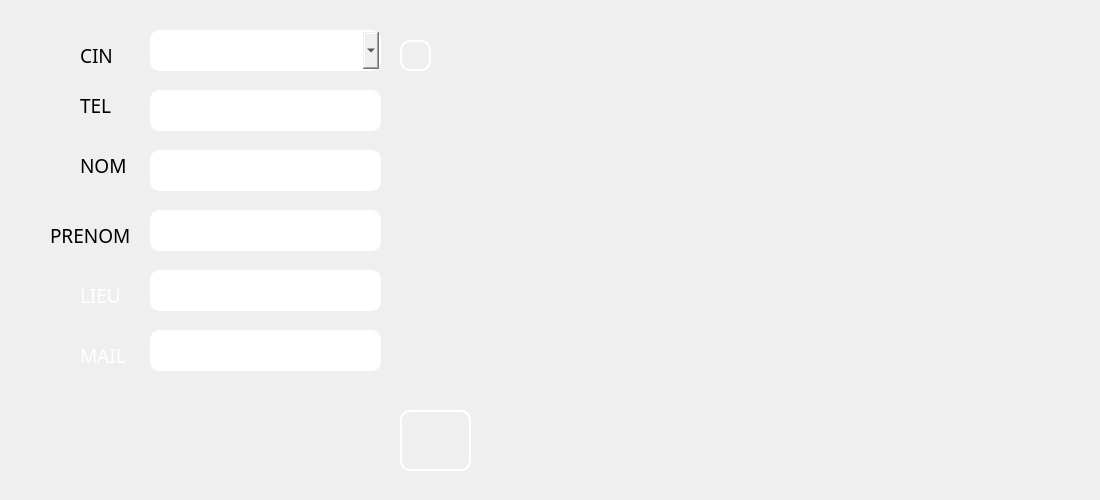
      <widget class="QWidget" name="tab_5">
       <attribute name="title">
        <string>Modifier client</string>
       </attribute>
       <widget class="QPushButton" name="modifierclient">
        <property name="geometry">
         <rect>
          <x>400</x>
          <y>410</y>
          <width>71</width>
          <height>61</height>
         </rect>
        </property>
        <property name="font">
         <font>
          <family>MS Reference Sans Serif</family>
          <pointsize>8</pointsize>
          <weight>50</weight>
          <italic>false</italic>
          <bold>false</bold>
         </font>
        </property>
        <property name="cursor">
         <cursorShape>PointingHandCursor</cursorShape>
        </property>
        <property name="styleSheet">
         <string notr="true">border-style: solid;
border-color: white;
border-width: 2px;
border-radius: 10px;
background-image: url(:/img/img/illustration-refresh-icon_53876-5630.jpg);
</string>
        </property>
        <property name="text">
         <string/>
        </property>
       </widget>
       <widget class="QLineEdit" name="le_telephone_2">
        <property name="geometry">
         <rect>
          <x>150</x>
          <y>90</y>
          <width>231</width>
          <height>41</height>
         </rect>
        </property>
        <property name="font">
         <font>
          <family>MS Reference Sans Serif</family>
          <pointsize>8</pointsize>
          <weight>50</weight>
          <italic>false</italic>
          <bold>false</bold>
         </font>
        </property>
        <property name="styleSheet">
         <string notr="true">border-style: solid;
border-color: white;
border-width: 2px;
border-radius: 10px;</string>
        </property>
       </widget>
       <widget class="QComboBox" name="comboBox_2">
        <property name="geometry">
         <rect>
          <x>150</x>
          <y>30</y>
          <width>231</width>
          <height>41</height>
         </rect>
        </property>
        <property name="styleSheet">
         <string notr="true">border-style: solid;
border-color: white;
border-width: 2px;
border-radius: 10px;</string>
        </property>
       </widget>
       <widget class="QLineEdit" name="le_prenom_2">
        <property name="geometry">
         <rect>
          <x>150</x>
          <y>210</y>
          <width>231</width>
          <height>41</height>
         </rect>
        </property>
        <property name="font">
         <font>
          <family>MS Reference Sans Serif</family>
          <pointsize>8</pointsize>
          <weight>50</weight>
          <italic>false</italic>
          <bold>false</bold>
         </font>
        </property>
        <property name="styleSheet">
         <string notr="true">border-style: solid;
border-color: white;
border-width: 2px;
border-radius: 10px;</string>
        </property>
       </widget>
       <widget class="QLineEdit" name="le_nom_2">
        <property name="geometry">
         <rect>
          <x>150</x>
          <y>150</y>
          <width>231</width>
          <height>41</height>
         </rect>
        </property>
        <property name="font">
         <font>
          <family>MS Reference Sans Serif</family>
          <pointsize>8</pointsize>
          <weight>50</weight>
          <italic>false</italic>
          <bold>false</bold>
         </font>
        </property>
        <property name="styleSheet">
         <string notr="true">border-style: solid;
border-color: white;
border-width: 2px;
border-radius: 10px;</string>
        </property>
       </widget>
       <widget class="QLineEdit" name="Lieu2">
        <property name="geometry">
         <rect>
          <x>150</x>
          <y>270</y>
          <width>231</width>
          <height>41</height>
         </rect>
        </property>
        <property name="font">
         <font>
          <family>MS Reference Sans Serif</family>
          <pointsize>8</pointsize>
          <weight>50</weight>
          <italic>false</italic>
          <bold>false</bold>
         </font>
        </property>
        <property name="styleSheet">
         <string notr="true">border-style: solid;
border-color: white;
border-width: 2px;
border-radius: 10px;</string>
        </property>
       </widget>
       <widget class="QLineEdit" name="mail2">
        <property name="geometry">
         <rect>
          <x>150</x>
          <y>330</y>
          <width>231</width>
          <height>41</height>
         </rect>
        </property>
        <property name="font">
         <font>
          <family>MS Reference Sans Serif</family>
          <pointsize>8</pointsize>
          <weight>50</weight>
          <italic>false</italic>
          <bold>false</bold>
         </font>
        </property>
        <property name="styleSheet">
         <string notr="true">border-style: solid;
border-color: white;
border-width: 2px;
border-radius: 10px;</string>
        </property>
       </widget>
       <widget class="QPushButton" name="modifierclient_2">
        <property name="geometry">
         <rect>
          <x>400</x>
          <y>40</y>
          <width>31</width>
          <height>31</height>
         </rect>
        </property>
        <property name="font">
         <font>
          <family>MS Reference Sans Serif</family>
          <pointsize>8</pointsize>
          <weight>50</weight>
          <italic>false</italic>
          <bold>false</bold>
         </font>
        </property>
        <property name="cursor">
         <cursorShape>PointingHandCursor</cursorShape>
        </property>
        <property name="styleSheet">
         <string notr="true">background-image: url(:/img/img/GreenCheck.jpg);
border-style: solid;
border-color: white;
border-width: 2px;
border-radius: 10px;</string>
        </property>
        <property name="text">
         <string/>
        </property>
       </widget>
       <widget class="QLabel" name="label_77">
        <property name="enabled">
         <bool>false</bool>
        </property>
        <property name="geometry">
         <rect>
          <x>80</x>
          <y>40</y>
          <width>51</width>
          <height>31</height>
         </rect>
        </property>
        <property name="maximumSize">
         <size>
          <width>94</width>
          <height>76</height>
         </size>
        </property>
        <property name="font">
         <font>
          <family>MS Reference Sans Serif</family>
          <pointsize>8</pointsize>
          <weight>50</weight>
          <italic>false</italic>
          <bold>false</bold>
         </font>
        </property>
        <property name="toolTip">
         <string>&lt;html&gt;&lt;head/&gt;&lt;body&gt;&lt;p&gt;ID&lt;/p&gt;&lt;/body&gt;&lt;/html&gt;</string>
        </property>
        <property name="styleSheet">
         <string notr="true">background-image: url(:/img/img/585e4adacb11b227491c3392.png);

color: rgb(0, 0, 0);
</string>
        </property>
        <property name="text">
         <string>&lt;html&gt;&lt;head/&gt;&lt;body&gt;&lt;p&gt;&lt;span style=&quot; font-size:14pt;&quot;&gt;CIN&lt;/span&gt;&lt;/p&gt;&lt;/body&gt;&lt;/html&gt;</string>
        </property>
        <property name="wordWrap">
         <bool>false</bool>
        </property>
       </widget>
       <widget class="QLabel" name="label_78">
        <property name="enabled">
         <bool>false</bool>
        </property>
        <property name="geometry">
         <rect>
          <x>50</x>
          <y>220</y>
          <width>94</width>
          <height>31</height>
         </rect>
        </property>
        <property name="maximumSize">
         <size>
          <width>94</width>
          <height>76</height>
         </size>
        </property>
        <property name="font">
         <font>
          <family>MS Reference Sans Serif</family>
          <pointsize>8</pointsize>
          <weight>50</weight>
          <italic>false</italic>
          <bold>false</bold>
         </font>
        </property>
        <property name="toolTip">
         <string>&lt;html&gt;&lt;head/&gt;&lt;body&gt;&lt;p&gt;ID&lt;/p&gt;&lt;/body&gt;&lt;/html&gt;</string>
        </property>
        <property name="styleSheet">
         <string notr="true">background-image: url(:/img/img/585e4adacb11b227491c3392.png);

color: rgb(0, 0, 0);
</string>
        </property>
        <property name="text">
         <string>&lt;html&gt;&lt;head/&gt;&lt;body&gt;&lt;p&gt;&lt;span style=&quot; font-size:14pt;&quot;&gt;PRENOM&lt;/span&gt;&lt;/p&gt;&lt;/body&gt;&lt;/html&gt;</string>
        </property>
        <property name="wordWrap">
         <bool>false</bool>
        </property>
       </widget>
       <widget class="QLabel" name="label_79">
        <property name="enabled">
         <bool>false</bool>
        </property>
        <property name="geometry">
         <rect>
          <x>80</x>
          <y>150</y>
          <width>61</width>
          <height>31</height>
         </rect>
        </property>
        <property name="maximumSize">
         <size>
          <width>94</width>
          <height>76</height>
         </size>
        </property>
        <property name="font">
         <font>
          <family>MS Reference Sans Serif</family>
          <pointsize>8</pointsize>
          <weight>50</weight>
          <italic>false</italic>
          <bold>false</bold>
         </font>
        </property>
        <property name="toolTip">
         <string>&lt;html&gt;&lt;head/&gt;&lt;body&gt;&lt;p&gt;ID&lt;/p&gt;&lt;/body&gt;&lt;/html&gt;</string>
        </property>
        <property name="styleSheet">
         <string notr="true">background-image: url(:/img/img/585e4adacb11b227491c3392.png);

color: rgb(0, 0, 0);
</string>
        </property>
        <property name="text">
         <string>&lt;html&gt;&lt;head/&gt;&lt;body&gt;&lt;p&gt;&lt;span style=&quot; font-size:14pt;&quot;&gt;NOM&lt;/span&gt;&lt;/p&gt;&lt;/body&gt;&lt;/html&gt;</string>
        </property>
        <property name="wordWrap">
         <bool>false</bool>
        </property>
       </widget>
       <widget class="QLabel" name="label_83">
        <property name="enabled">
         <bool>false</bool>
        </property>
        <property name="geometry">
         <rect>
          <x>80</x>
          <y>280</y>
          <width>61</width>
          <height>31</height>
         </rect>
        </property>
        <property name="maximumSize">
         <size>
          <width>94</width>
          <height>76</height>
         </size>
        </property>
        <property name="font">
         <font>
          <family>MS Reference Sans Serif</family>
          <pointsize>8</pointsize>
          <weight>50</weight>
          <italic>false</italic>
          <bold>false</bold>
         </font>
        </property>
        <property name="toolTip">
         <string>&lt;html&gt;&lt;head/&gt;&lt;body&gt;&lt;p&gt;ID&lt;/p&gt;&lt;/body&gt;&lt;/html&gt;</string>
        </property>
        <property name="styleSheet">
         <string notr="true">background-image: url(:/img/img/585e4adacb11b227491c3392.png);

color: rgb(255,255,255);
</string>
        </property>
        <property name="text">
         <string>&lt;html&gt;&lt;head/&gt;&lt;body&gt;&lt;p&gt;&lt;span style=&quot; font-size:14pt;&quot;&gt;LIEU&lt;/span&gt;&lt;/p&gt;&lt;/body&gt;&lt;/html&gt;</string>
        </property>
        <property name="wordWrap">
         <bool>false</bool>
        </property>
       </widget>
       <widget class="QLabel" name="label_82">
        <property name="enabled">
         <bool>false</bool>
        </property>
        <property name="geometry">
         <rect>
          <x>80</x>
          <y>90</y>
          <width>51</width>
          <height>31</height>
         </rect>
        </property>
        <property name="maximumSize">
         <size>
          <width>94</width>
          <height>76</height>
         </size>
        </property>
        <property name="font">
         <font>
          <family>MS Reference Sans Serif</family>
          <pointsize>8</pointsize>
          <weight>50</weight>
          <italic>false</italic>
          <bold>false</bold>
         </font>
        </property>
        <property name="toolTip">
         <string>&lt;html&gt;&lt;head/&gt;&lt;body&gt;&lt;p&gt;ID&lt;/p&gt;&lt;/body&gt;&lt;/html&gt;</string>
        </property>
        <property name="styleSheet">
         <string notr="true">background-image: url(:/img/img/585e4adacb11b227491c3392.png);

color: rgb(0, 0, 0);
</string>
        </property>
        <property name="text">
         <string>&lt;html&gt;&lt;head/&gt;&lt;body&gt;&lt;p&gt;&lt;span style=&quot; font-size:14pt;&quot;&gt;TEL&lt;/span&gt;&lt;/p&gt;&lt;/body&gt;&lt;/html&gt;</string>
        </property>
        <property name="wordWrap">
         <bool>false</bool>
        </property>
       </widget>
       <widget class="QLabel" name="label_84">
        <property name="enabled">
         <bool>false</bool>
        </property>
        <property name="geometry">
         <rect>
          <x>80</x>
          <y>340</y>
          <width>61</width>
          <height>31</height>
         </rect>
        </property>
        <property name="maximumSize">
         <size>
          <width>94</width>
          <height>76</height>
         </size>
        </property>
        <property name="font">
         <font>
          <family>MS Reference Sans Serif</family>
          <pointsize>8</pointsize>
          <weight>50</weight>
          <italic>false</italic>
          <bold>false</bold>
         </font>
        </property>
        <property name="toolTip">
         <string>&lt;html&gt;&lt;head/&gt;&lt;body&gt;&lt;p&gt;ID&lt;/p&gt;&lt;/body&gt;&lt;/html&gt;</string>
        </property>
        <property name="styleSheet">
         <string notr="true">background-image: url(:/img/img/585e4adacb11b227491c3392.png);

color: rgb(255,255,255);
</string>
        </property>
        <property name="text">
         <string>&lt;html&gt;&lt;head/&gt;&lt;body&gt;&lt;p&gt;&lt;span style=&quot; font-size:14pt;&quot;&gt;MAIL&lt;/span&gt;&lt;/p&gt;&lt;/body&gt;&lt;/html&gt;</string>
        </property>
        <property name="wordWrap">
         <bool>false</bool>
        </property>
       </widget>
       <widget class="QLabel" name="label_10">
        <property name="geometry">
         <rect>
          <x>970</x>
          <y>370</y>
          <width>121</width>
          <height>121</height>
         </rect>
        </property>
        <property name="styleSheet">
         <string notr="true">background-image: url(:/img/img/1024px-Volkswagen_Logo_till_1995.svg.png);</string>
        </property>
        <property name="text">
         <string/>
        </property>
       </widget>
      </widget>
